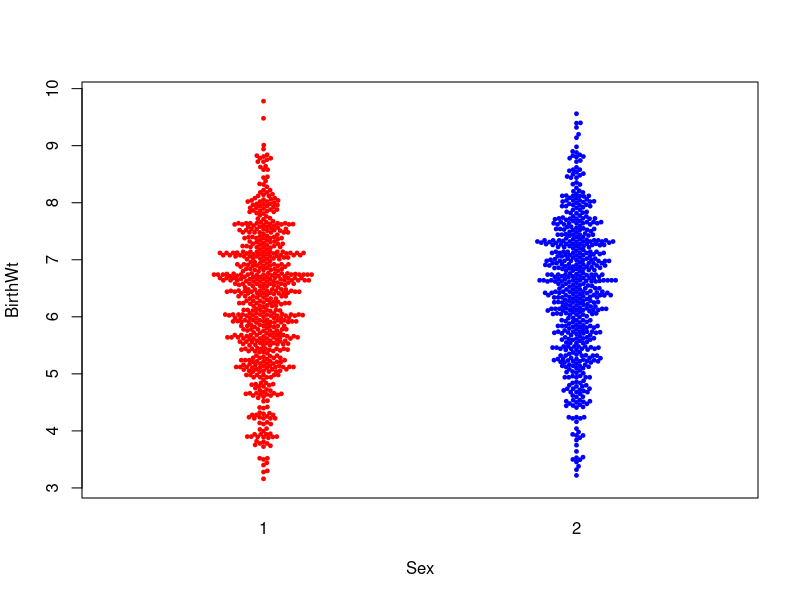
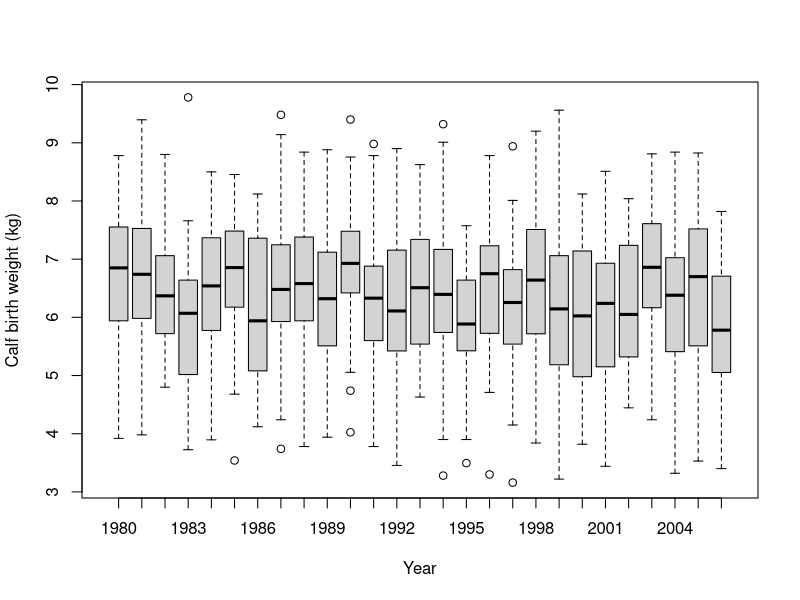
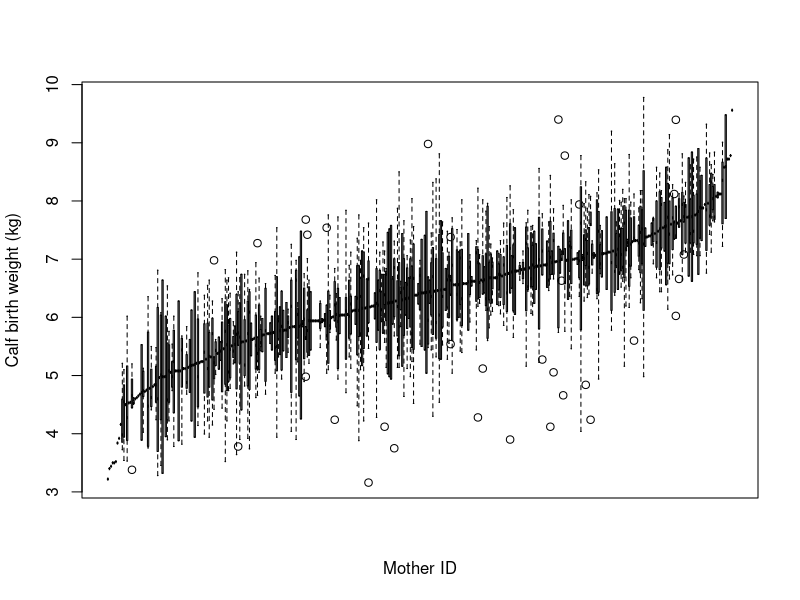
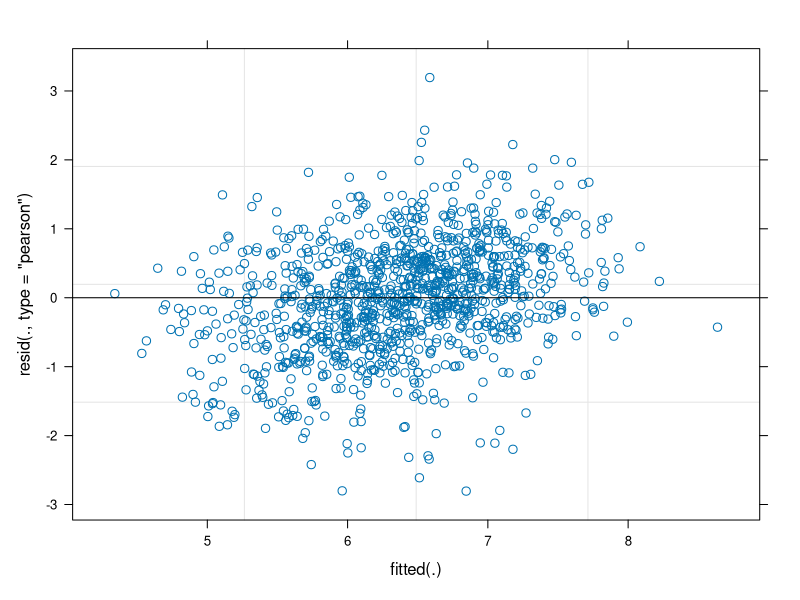
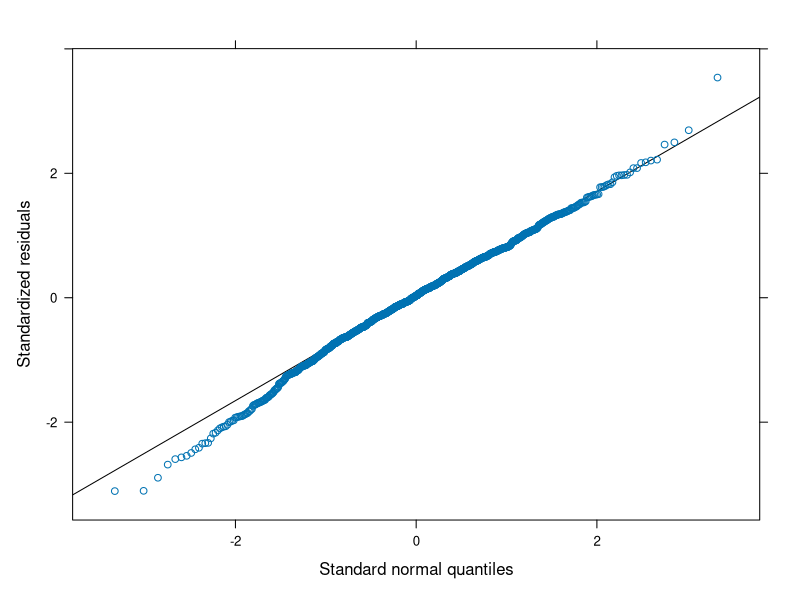
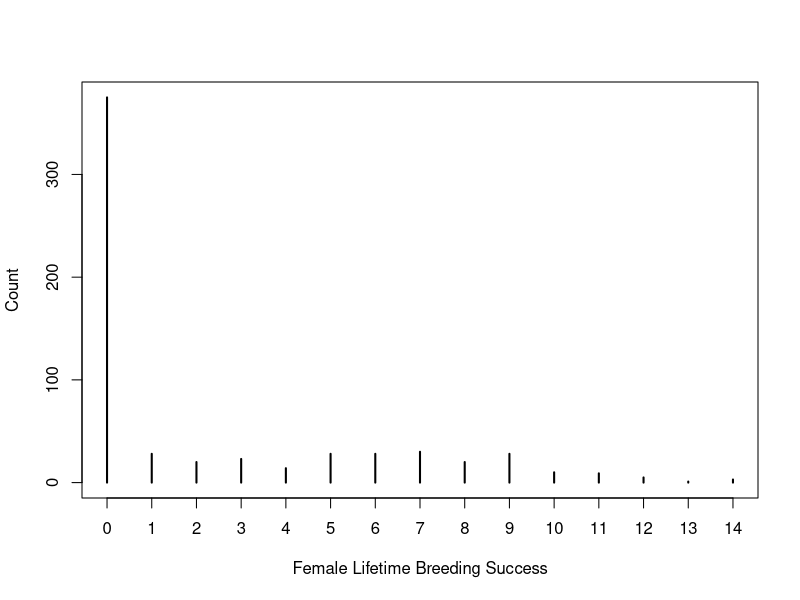
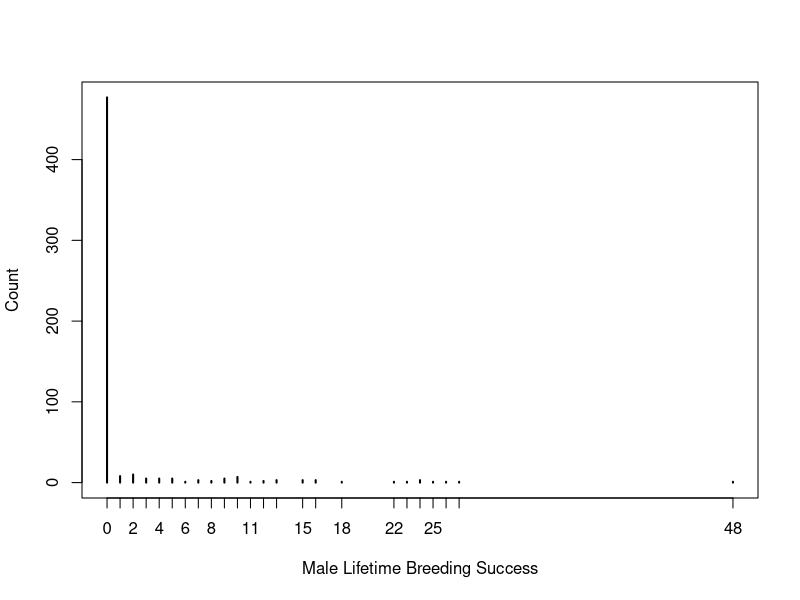
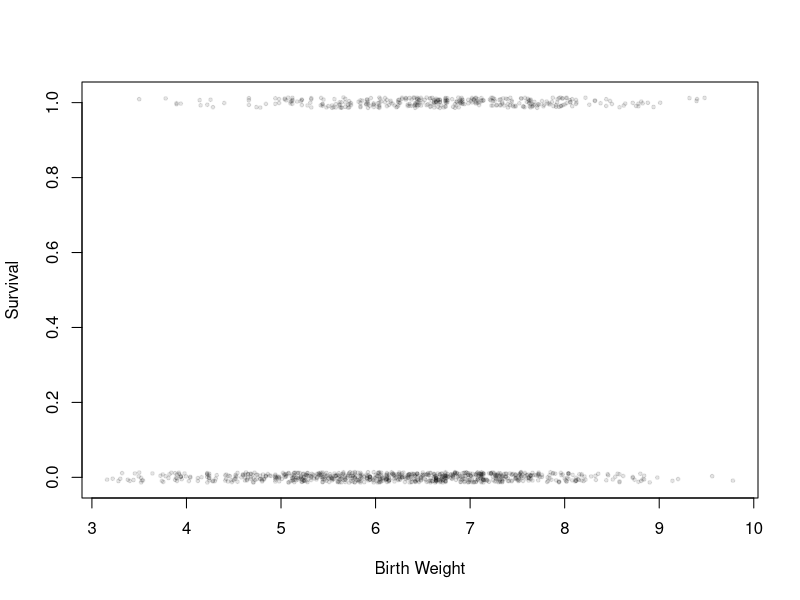

Generate these figures, in order, with R:
## Week 6: Selection Coefficients ##

## RED DEER BIRTH WEIGHT ##

# Load packages:
library(lme4) # mixed effect models
library(lattice) # graphics
install.packages('beeswarm')
library(beeswarm)
library(scales)

# Load data:
setwd("~/Documents/WorkingD/Meta-Analysis") # Set working directory
deer_data <-read.csv('deer data for selection analysis.csv', stringsAsFactors=TRUE)  # read in the data

head(deer_data)
str(deer_data)

# You need to tell R to treat Sex as a two-level factor rather than a number. Similarly, you need to tell it to treat BirthYear as a factor.
deer_data$Sex<-as.factor(deer_data$Sex)
deer_data$BirthYear<-as.factor(deer_data$BirthYear)

# Summarise the data in the column Birth Weight:
summary(deer_data$BirthWt)

# Linear model of Birth weight:

model1 <- lm(BirthWt ~ Sex, deer_data)
summary(model1)

# Visualise the sex difference in birth weight:
beeswarm(BirthWt~Sex,deer_data, method = "compactswarm", col=c("red","blue"), pch=19,cex=0.5)

# Linear mixed model of birth weight:

# Visualise the variation in birth weights across years and mothers
boxplot(BirthWt~BirthYear, deer_data,
        xlab="Year",
        ylab="Calf birth weight (kg)")

# create a vector of mother IDs sorted by mean mass of their offspring
sorted_mum <- names(sort(tapply(deer_data$BirthWt, deer_data$Mum, mean)))

boxplot(BirthWt~factor(deer_data$Mum, levels=sorted_mum), deer_data,
        xlab="Mother ID",
        ylab="Calf birth weight (kg)",
        xaxt="n")

# LMM adding random effects of birth year and mum 
lme1<-lmer(BirthWt ~ Sex + (1|BirthYear) + (1|Mum), data=deer_data)
summary(lme1)

# Check model diagnostics:
plot(lme1)
lattice::qqmath(lme1) # the q-q line is not perfect at the lower tail, but sufficient for this purpose


# Measuring fitness:
summary(deer_data$FemaleLBS)  # summarise female Lifetime Breeding Success (LBS)
plot(table(deer_data$FemaleLBS), xlab="Female Lifetime Breeding Success", ylab="Count")

#plot(table(...)) is a nice way to plot out integer numbers, as opposite to using a histogram
summary(deer_data$MaleLBS) # summarise male LBS
plot(table(deer_data$MaleLBS), xlab="Male Lifetime Breeding Success", ylab="Count")

# SELECTION VIA JUVENILE SURVIVAL #

# Create a juvenile survival column
deer_data$JuvSurv <- ifelse(deer_data$AgeAtDeath>2,1,0)
# use a quick summary table to check this has done what you want, i.e. coded those who died age 0-2 as 0, and those who lived longer as 1
table(deer_data$JuvSurv,deer_data$AgeAtDeath)

# look at difference in mean birth weight between those that survive and die
tapply(deer_data$BirthWt, deer_data$JuvSurv,mean)

# Plot the relationship between survival and birth weight:
plot(jitter(JuvSurv,0.07)~BirthWt,deer_data, cex=0.5, pch=19, col=alpha("black",0.1), xlab="Birth Weight", ylab="Survival")
# jitter moves points a little bit, so enable you to see the distribution a bit better when there are lots of overlaying points
# alpha from the scales package allows you to alter the transparency of the points

# group body size then plot the average survival:

# make a evenly spaced sequence long body size
bw_breaks<-with(deer_data,seq(min(BirthWt),max(BirthWt),length.out=11))
# calculate the midpoints of the intervals
bw_midpoints<- sapply(1:10,function(x) mean(c(bw_breaks[x],bw_breaks[x+1])))
# assign birthweight into these bands
bw_groups <- as.factor(findInterval(deer_data$BirthWt,bw_breaks,all.inside=TRUE))

# work out the mean survival per band 
js_means<-tapply(deer_data$JuvSurv, bw_groups, mean)
# work out the sample size per band 
js_n<-tapply(deer_data$JuvSurv, bw_groups, length)

plot(js_means~bw_midpoints,deer_data, cex=1, pch=19, col=1, ylim=c(0,1), xlab="Birth Weight", ylab="Survival")
text(js_means+0.05~bw_midpoints,labels=js_n)

# Estimating a selection differential #

# Calculate the mean birth weight of ALL calves and of those that survived

# mean before selection (all calves)
mean(deer_data$BirthWt)

# mean after selection (only for the survivors, i.e. for those rows where JuvSurv is 1)
# You have to tell R to ignore missing values: here, with na.rm=T (missing values are NA, and 'na.rm=TRUE' means ignore them)
mean(deer_data$BirthWt[deer_data$JuvSurv==1],na.rm=TRUE)

# selection differential: the difference before vs after selection
mean(deer_data$BirthWt[deer_data$JuvSurv==1],na.rm=TRUE) - mean(deer_data$BirthWt,na.rm=TRUE)

# Calculate the statistical covariance between the trait and relative fitness
deer_data$rel_JuvSurv <- deer_data$JuvSurv/mean(deer_data$JuvSurv)   # creates a new column of relative Juvenile Survival
CovJS<-cov(deer_data$rel_JuvSurv,deer_data$BirthWt,use="pairwise.complete.obs")    # estimates covariance with Birth Weight
CovJS

# Need to rescale by (N-1)/N to get population covariance
N<-length(deer_data$BirthWt)   # number of observations
CovJS * (N-1)/N

# Estimating a selection gradient #
# Following the Lande-Arnold method

# Estimate the gradient of linear regression of relative fitness on the trait
lm_juvsurv<-lm(rel_JuvSurv ~ Sex+BirthWt, data=deer_data)
summary(lm_juvsurv)

#Compare the selection gradient to the selection differential 

beta <- coef(lm_juvsurv)["BirthWt"]
S <- CovJS
## beta = S/V_P
beta
S/var(deer_data$BirthWt)

# Plot the survival data with the model predictions:
js_rel_means<-tapply(deer_data$rel_JuvSurv, as.factor(findInterval(deer_data$BirthWt,bw_breaks,all.inside=TRUE)), mean)
plot(js_rel_means~bw_midpoints,deer_data, cex=1, pch=19, col=1, ylab="w", ylim=c(0.2,1.8))
text(js_rel_means+0.08~bw_midpoints,labels=js_n)

# here I am adding half the sex effect to the intercept
abline(coef(lm_juvsurv)[1] + coef(lm_juvsurv)[2]/2,coef(lm_juvsurv)[3])


# SELECTION VIA ADULT BREEDING SUCCESS # 

# Define three new columns for adult breeding success:
deer_data$Fem_AdultLBS <- with(deer_data, ifelse(AgeAtDeath>2,FemaleLBS,NA)) 

deer_data$Male_AdultLBS <- with(deer_data, ifelse(AgeAtDeath>2,MaleLBS,NA))      # column with MaleLBS only for males that died age 3+  

## all abs
deer_data$AdultLBS <- with(deer_data, 
                           ifelse(AgeAtDeath>2 & !is.na(MaleLBS),MaleLBS,
                                  ifelse(AgeAtDeath>2 & !is.na(FemaleLBS),FemaleLBS,
                                         NA)))

plot(table(deer_data$Fem_AdultLBS), xlab="Female Adult LBS", ylab="Count")

plot(table(deer_data$Male_AdultLBS), xlab="Female Adult LBS", ylab="Count")

# Is breeding success related to birth weight?
plot(Fem_AdultLBS~BirthWt, deer_data,
     xlab="Birth weight (kg)",ylab="Female Adult LBS",
     pch=19, col=alpha(1,0.5))

plot(Male_AdultLBS~BirthWt, deer_data,
     xlab="Birth weight (kg)",ylab="Male Adult LBS",
     pch=19, col=alpha(1,0.5))

# define the relative fitness measure for LBS in each sex, then we need to estimate the covariance
deer_data$relFem_AdultLBS <- with(deer_data,Fem_AdultLBS/mean(Fem_AdultLBS,na.rm=T))  # divide Fem_AdultLBS by its mean
deer_data$relMale_AdultLBS <- with(deer_data,Male_AdultLBS/mean(Male_AdultLBS,na.rm=T))

# check that it's done what you expected
mean(deer_data$relFem_AdultLBS,na.rm=T)

mean(deer_data$relMale_AdultLBS,na.rm=T)

cov(deer_data$BirthWt,deer_data$relFem_AdultLBS,use="complete.obs")   # female selection differential
cov(deer_data$BirthWt,deer_data$relMale_AdultLBS,use="complete.obs")  # male selection differential

# Selection gradients #

# female selection gradient
lm_femLBS<-lm(relFem_AdultLBS~BirthWt,data=deer_data) 
# summary(lm_femLBS) would give the full output from the model, but we only want the parameter coefficient and its SE
summary(lm_femLBS)$coeff["BirthWt",1:2]      

# male selection gradient
lm_maleLBS<-lm(relMale_AdultLBS~BirthWt,data=deer_data) 
summary(lm_maleLBS)$coeff["BirthWt",1:2]      # male selection gradient

# Plot the model predictions
plot(relFem_AdultLBS~BirthWt, deer_data,
     xlab="Birth weight (kg)",ylab="Relative Female Adult LBS",
     pch=19, col=alpha(1,0.5))

abline(coef(lm_femLBS)["(Intercept)"] ,coef(lm_femLBS)["BirthWt"])

plot(relMale_AdultLBS~BirthWt, deer_data,
     xlab="Birth weight (kg)",ylab="Relative Male Adult LBS",
     pch=19, col=alpha(1,0.5))

abline(coef(lm_maleLBS)["(Intercept)"] ,coef(lm_maleLBS)["BirthWt"])


# STATISTICAL MODELS OF SELECTION #

# Juvenile survival
glmm_juvsurv<-glmer(JuvSurv ~ Sex+BirthWt+(1|Mum)+(1|BirthYear), data=deer_data, family='binomial')
summary(glmm_juvsurv)

# does the effect of birth weight differ between sexes
glmm_juvsurv_sex<-glmer(JuvSurv ~ Sex*BirthWt+(1|Mum)+(1|BirthYear), data=deer_data, family='binomial')
summary(glmm_juvsurv_sex)

# Adult breeding success
glmm_Fem_AdultLBS<-glmer(Fem_AdultLBS ~ BirthWt+(1|Mum)+(1|BirthYear)+(1|Code), data=deer_data, family='poisson')
summary(glmm_Fem_AdultLBS)

glmm_Male_AdultLBS<-glmer(Male_AdultLBS ~ BirthWt+(1|Mum)+(1|BirthYear )+ (1|Code), data=deer_data, family='poisson')
summary(glmm_Male_AdultLBS)
